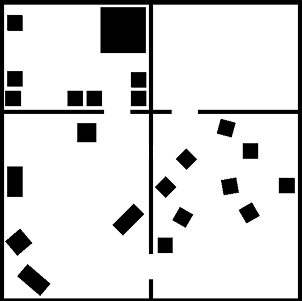
#> input picture home.png, 302 x 301 px
$ python img_resize.py
#> lines starting #> are read from the running program, lines starting #| are printed output that depends on the picture
from PIL import Image, ImageOps

def pad_to_201(image_path, output_path):
#> called with image_path = 'home.png', output_path = 'home_resized.png'
    img = Image.open(image_path)
#> img is the input picture: PIL image 302x301 RGBA; mean R, G, B, A 213.7, 213.7, 213.7, 255
    padded_img = ImageOps.pad(img, (201, 201), color=(0, 0, 0))  # Pads with black
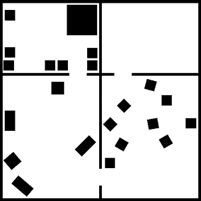
#> padded_img: PIL image 201x201 RGBA; mean R, G, B, A 212.8, 212.8, 212.8, 255
    padded_img.save(output_path)


input_imgs = ["home.png", "Office.png", "library.png"]

for img in input_imgs:
    pad_to_201(img, f"{img.split('.')[0]}_resized.png")
#> pass 2 of the loop `for img in input_imgs:`:
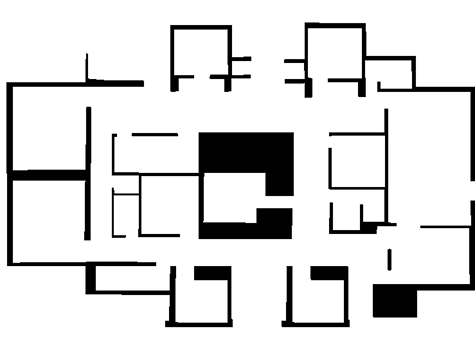
#> input picture Office.png, 475 x 349 px
#> in pad_to_201, img is the input picture: PIL image 475x349 RGBA; mean R, G, B, A 220.1, 220.1, 220.1, 255
#> in pad_to_201 (call 2), `padded_img = ImageOps.pad(img, (201, 201), color=(0, 0, 0))`:
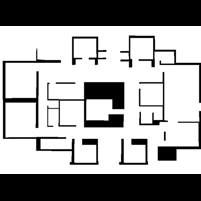
#> padded_img: PIL image 201x201 RGBA; mean R, G, B, A 161.9, 161.9, 161.9, 255
#> pass 3 of the loop `for img in input_imgs:`:
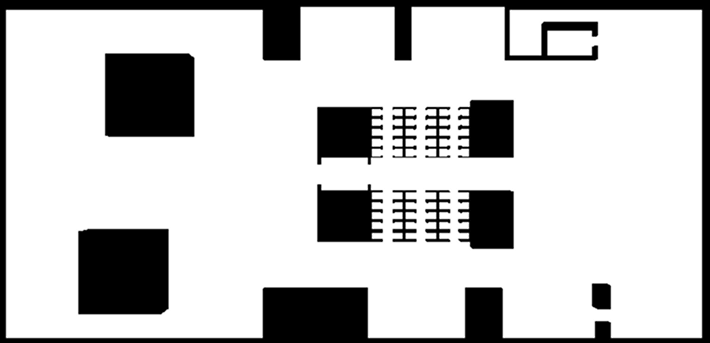
#> input picture library.png, 710 x 343 px
#> in pad_to_201, img is the input picture: PIL image 710x343 RGBA; mean R, G, B, A 197.1, 197.1, 197.1, 255
#> in pad_to_201 (call 3), `padded_img = ImageOps.pad(img, (201, 201), color=(0, 0, 0))`:
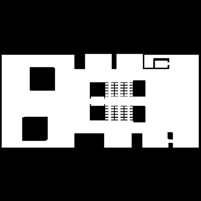
#> padded_img: PIL image 201x201 RGBA; mean R, G, B, A 95, 95, 95, 255
